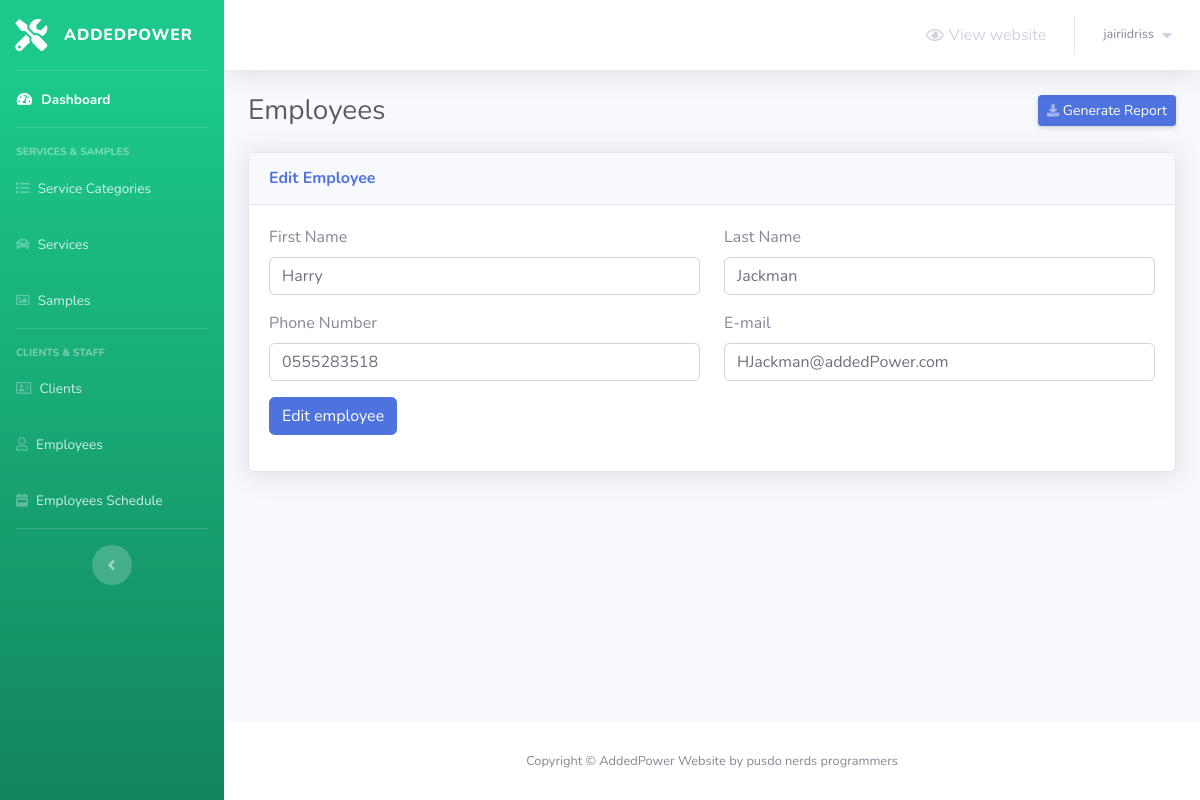
Page /admin/employees.php?do=Edit&employee_id=1 (signed in) on the committed database.
### tables this page shows
CREATE TABLE `employees` (
  `employee_id` int(2) NOT NULL,
  `first_name` varchar(20) NOT NULL,
  `last_name` varchar(20) NOT NULL,
  `phone_number` varchar(30) NOT NULL,
  `email` varchar(50) NOT NULL
);

### admin/employees.php (the view, shortened to what this page needs)
<?php
    include 'connect.php';
    include 'Includes/templates/header.php';
    if(isset($_SESSION['adminUsername']) && isset($_SESSION['adminPwd']))
    {
?>
        <div class="container-fluid">
            <div class="d-sm-flex align-items-center justify-content-between mb-4">
                <h1 class="h3 mb-0 text-gray-800">Employees</h1>
                <a href="#" class="d-none d-sm-inline-block btn btn-sm btn-primary shadow-sm">
                    <i class="fas fa-download fa-sm text-white-50"></i>
                    Generate Report
                </a>
            </div>
            <?php
                $do = '';
                if(isset($_GET['do']) && in_array($_GET['do'], array('Add','Edit')))
                {
                    $do = htmlspecialchars($_GET['do']);
                }
                else
                {
                    $do = 'Manage';
                }
                if($do == 'Manage')
                {
                    $stmt = $con->prepare("SELECT * FROM employees");
                    $stmt->execute();
                    $rows_employees = $stmt->fetchAll();
                    ?>
                        <div class="card shadow mb-4">
                            <div class="card-header py-3">
                                <h6 class="m-0 font-weight-bold text-primary">Employees</h6>
                            </div>
                            <div class="card-body">
                                <a href="employees.php?do=Add" class="btn btn-success btn-sm" style="margin-bottom: 10px;">
                                    <i class="fa fa-plus"></i>
                                    Add Employee
                                </a>
                                <div class="table-responsive">
                                    <table class="table table-bordered">
                                        <thead>
                                            <tr>
                                                <th scope="col">First Name</th>
                                                <th scope="col">Last Name</th>
                                                <th scope="col">Phone Number</th>
                                                <th scope="col">E-mail</th>
                                                <th scope="col">Manage</th>
                                            </tr>
                                        </thead>
                                        <tbody>
                                            <?php
                                                foreach($rows_employees as $employee)
                                                {
                                                    echo "<tr>";
                                                        echo "<td>";
                                                            echo $employee['first_name'];
                                                        echo "</td>";
                                                        echo "<td>";
                                                            echo $employee['last_name'];
                                                        echo "</td>";
                                                        echo "<td>";
                                                            echo $employee['phone_number'];
                                                        echo "</td>";
                                                        echo "<td>";
                                                            echo $employee['email'];
                                                        echo "</td>";
                                                        echo "<td>";
                                                            $delete_data = "delete_employee_".$employee["employee_id"];
                                                    ?>
                                                        <ul class="list-inline m-0">
                                                            <li class="list-inline-item" data-toggle="tooltip" title="Edit">
                                                                <button class="btn btn-success btn-sm rounded-0">
                                                                    <a href="employees.php?do=Edit&employee_id=<?php echo $employee['employee_id']; ?>" style="color: white;">
                                                                        <i class="fa fa-edit"></i>
                                                                    </a>
                                                                </button>
                                                            </li>
                                                            <li class="list-inline-item" data-toggle="tooltip" title="Delete">
                                                                <button class="btn btn-danger btn-sm rounded-0" type="button" data-toggle="modal" data-target="#<?php echo $delete_data; ?>" data-placement="top"><i class="fa fa-trash"></i></button>
                                                                <div class="modal fade" id="<?php echo $delete_data; ?>" tabindex="-1" role="dialog" aria-labelledby="<?php echo $delete_data; ?>" aria-hidden="true">
                                                                    <div class="modal-dialog" role="document">
                                                                        <div class="modal-content">
                                                                            <div class="modal-header">
                                                                                <h5 class="modal-title" id="exampleModalLabel">Delete Employee</h5>
                                                                                <button type="button" class="close" data-dismiss="modal" aria-label="Close">
                                                                                    <span aria-hidden="true">&times;</span>
                                                                                </button>
                                                                            </div>
                                                                            <div class="modal-body">
                                                                                Are you sure you want to delete this employee?
                                                                            </div>
                                                                            <div class="modal-footer">
                                                                                <button type="button" class="btn btn-secondary" data-dismiss="modal">Cancel</button>
                                                                                <button type="button" data-id = "<?php echo $employee['employee_id']; ?>" class="btn btn-danger delete_employee_bttn">Delete</button>
                                                                            </div>
                                                                        </div>
                                                                    </div>
                                                                </div>
                                                            </li>
                                                        </ul>
                                                    <?php
                                                    echo "</td>";
                                                    echo "</tr>";
                                                }
                                            ?>
                                        </tbody>
                                    </table>
                                </div>
                            </div>
                        </div>
                    <?php
                }
                elseif($do == 'Edit')
                {
                    $employee_id = (isset($_GET['employee_id']) && is_numeric($_GET['employee_id']))?intval($_GET['employee_id']):0;
                    if($employee_id)
                    {
                        $stmt = $con->prepare("Select * from employees where employee_id = ?");
                        $stmt->execute(array($employee_id));
                        $employee = $stmt->fetch();
                        $count = $stmt->rowCount();
                        if($count > 0)
                        {
                            ?>
                            <div class="card shadow mb-4">
                                <div class="card-header py-3">
                                    <h6 class="m-0 font-weight-bold text-primary">Edit Employee</h6>
                                </div>
                                <div class="card-body">
                                    <form method="POST" action="employees.php?do=Edit&employee_id=<?php echo $employee_id; ?>">
                                        <div class="row">
                                            <div class="col-md-6">
                                                <div class="form-group">
                                                    <label for="employee_fname">First Name</label>
                                                    <input type="text" class="form-control" value="<?php echo $employee['first_name'] ?>" placeholder="First Name" name="employee_fname">
                                                </div>
                                            </div>
                                            <div class="col-md-6">
                                                <div class="form-group">
                                                    <label for="employee_lname">Last Name</label>
                                                    <input type="text" class="form-control" value="<?php echo $employee['last_name'] ?>" placeholder="Last Name" name="employee_lname">
                                                </div>
                                            </div>
                                        </div>
                                        <div class="row">
                                            <div class="col-md-6">
                                                <div class="form-group">
                                                    <label for="employee_phone">Phone Number</label>
                                                    <input type="text" class="form-control" value="<?php echo $employee['phone_number'] ?>"  placeholder="Phone number" name="employee_phone">
                                                </div>
                                            </div>
                                            <div class="col-md-6">
                                                <div class="form-group">
                                                    <label for="employee_email">E-mail</label>
                                                    <input type="text" class="form-control" value="<?php echo $employee['email'] ?>" placeholder="E-mail" name="employee_email">
                                                </div>
                                            </div>
                                        </div>
                                        <button type="submit" name="edit_employee_sbmt" class="btn btn-primary">
                                            Edit employee
                                        </button>
                                    </form>
                                </div>
                            </div>
                            <?php
                        }
                        else
                        {
                            header('Location: employees.php');
                            exit();
                        }
                    }
                    else
                    {
                        header('Location: employees.php');
                        exit();
                    }
                }
            ?>
        </div>
<?php
        include 'Includes/templates/footer.php';
    }
    else
    {
        header('Location: login.php');
        exit();
    }
?>

### rows in the picture
employees: employee_fname "Harry", employee_lname "Jackman", employee_phone "0555283518", employee_email "HJackman@addedPower.com"

### other values in the picture
$_SESSION['adminUsername'] "jairiidriss"
